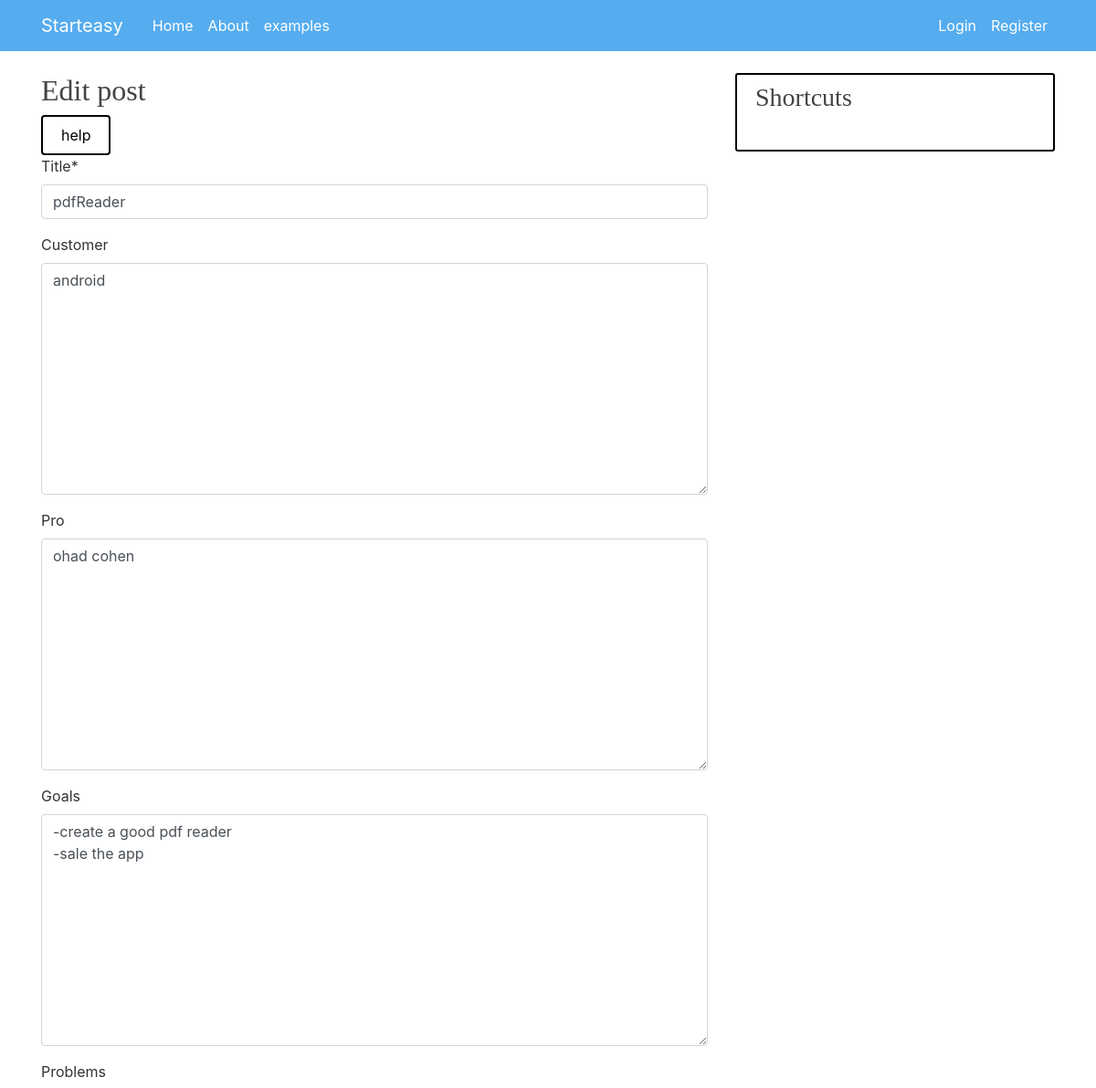
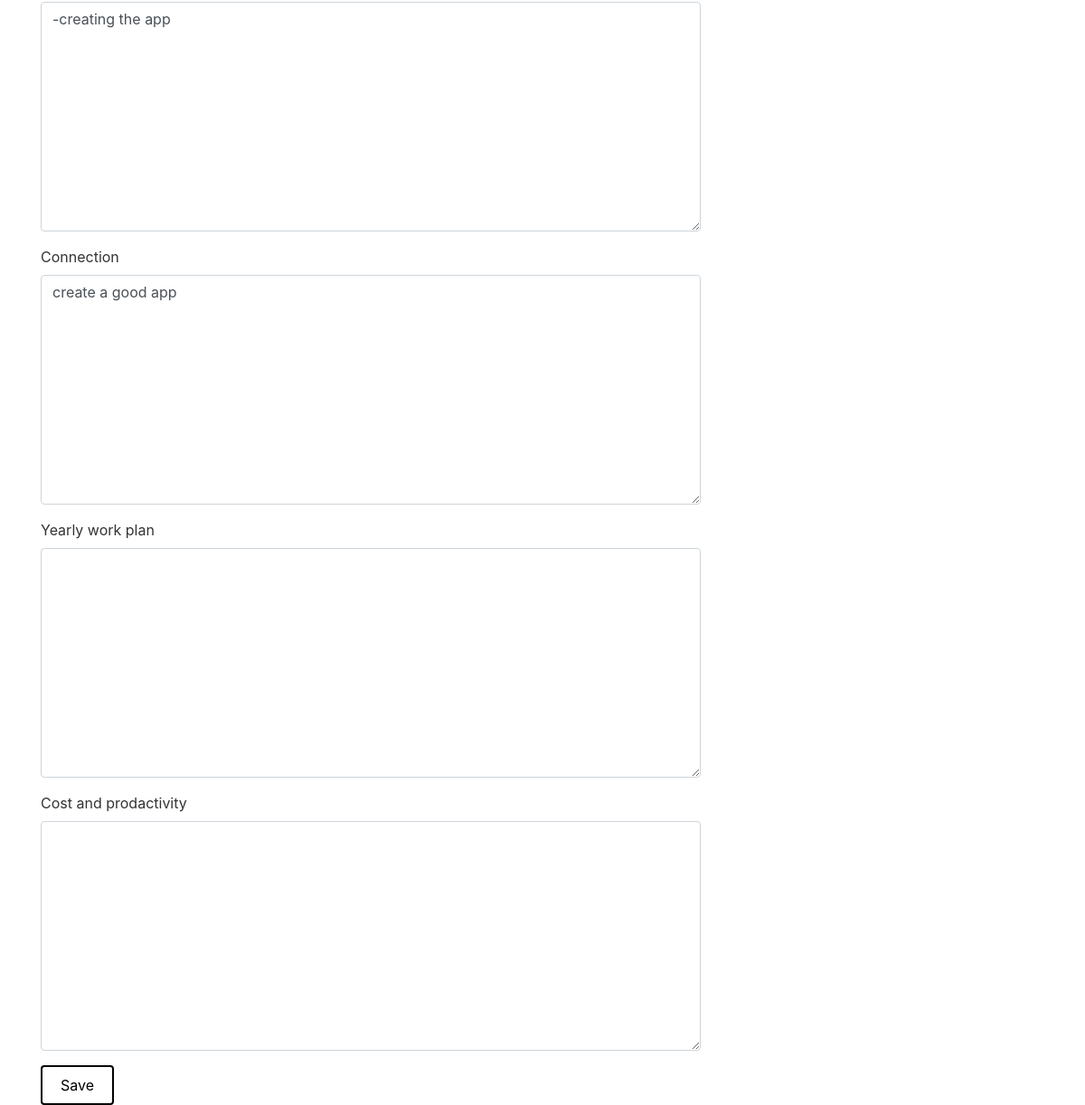
Screenshot of /post/6/edit/ with the database file from the repository (2 pictures, top to bottom).
### project/models.py (models this page shows, shortened)
class Post(models.Model):                                             # class that will represent our database
    title = models.CharField(max_length=100)
    deadline=models.TextField(blank=True)
    customer = models.TextField(blank=True)
    pro = models.TextField(blank=True)
    goals = models.TextField(blank=True)
    problems = models.TextField(blank=True)
    connection = models.TextField(blank=True)
    yearly_work_plan = models.TextField(blank=True)
    cost_and_prodactivity = models.TextField(blank=True)
    date_posted = models.DateTimeField(default=timezone.now)
    author = models.ForeignKey(User, on_delete=models.CASCADE, related_name='+')        # every post has 1 author and author can have many posts
    user1 = models.TextField(blank=True)
    user2 = models.TextField(blank=True)
    user3 = models.TextField(blank=True)
    user4 = models.TextField(blank=True)
    client = models.TextField(blank=True)

### project/views.py (the view, shortened to what this page needs)
# urls.py: path('post/<int:pk>/edit/', views.post_edit, name='post_edit'),
def post_edit(request, pk):
    post = get_object_or_404(Post, pk=pk)
    if (request.user.username != str(post.author)):
        if request.method == "POST":
            form = PostForm(request.POST, instance=post)
            if form.is_valid():
                post = form.save(commit=False)
                post.author = request.user
                post.published_date = timezone.now()
                post.save()
                return redirect('post_detail', pk=post.pk)
        else:
            form = PostForm(instance=post)
    return render(request, 'project/post_edit.html', {'form': form})

### project/forms.py
class PostForm(forms.ModelForm):
    class Meta:
        model = Post
        fields = ('title','customer','pro','goals','problems','connection','yearly_work_plan','cost_and_prodactivity')

### project/templates/project/post_edit.html
{% extends 'project/base.html' %}
{% load crispy_forms_tags %}
{% block content %}
    <h2>Edit post</h2>
    <a class="btn btn-default" href="{% url 'help' %}">help</a>
    <form method="POST" class="post-form">{% csrf_token %}
        {{ form|crispy }}
        <button type="submit" class="save btn btn-default">Save</button>
    </form>
{% endblock %}

### project/static/project/main.css (style rules this page uses)
body { background: #FFFFFF; color: #333333; margin-top: 5rem; }
h1, h2, h3, h4, h5, h6 { color: #444444; font-family: Comic Sans MS; }
.btn { border: 2px solid black; background-color: white; color: black; padding: 8px 20px; font-size: 16px; cursor: pointer; }

### rows the page displays
Post: title "pdfReader", customer "android", pro "ohad cohen", goals "-create a good pdf reader -sale the app", problems "-creating the app", connection "create a good app"
